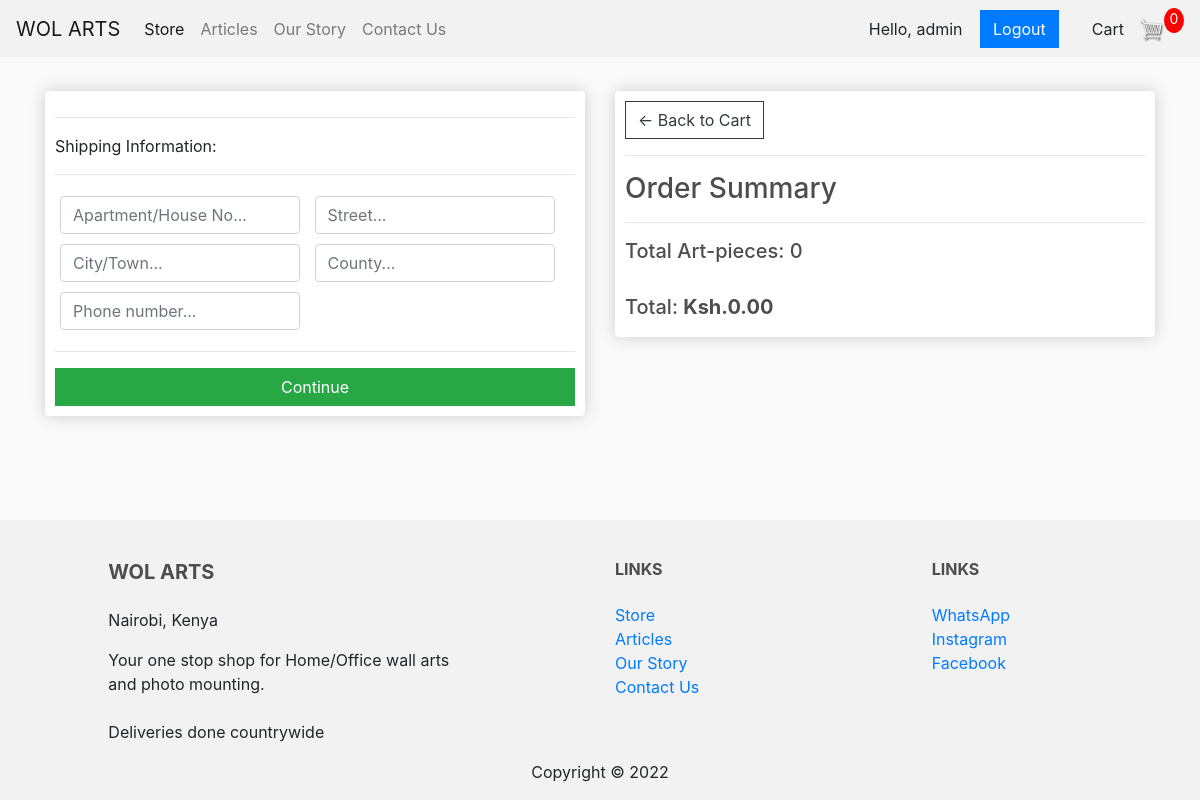
/checkout/ (signed in), run on an earlier commit of the app's database.
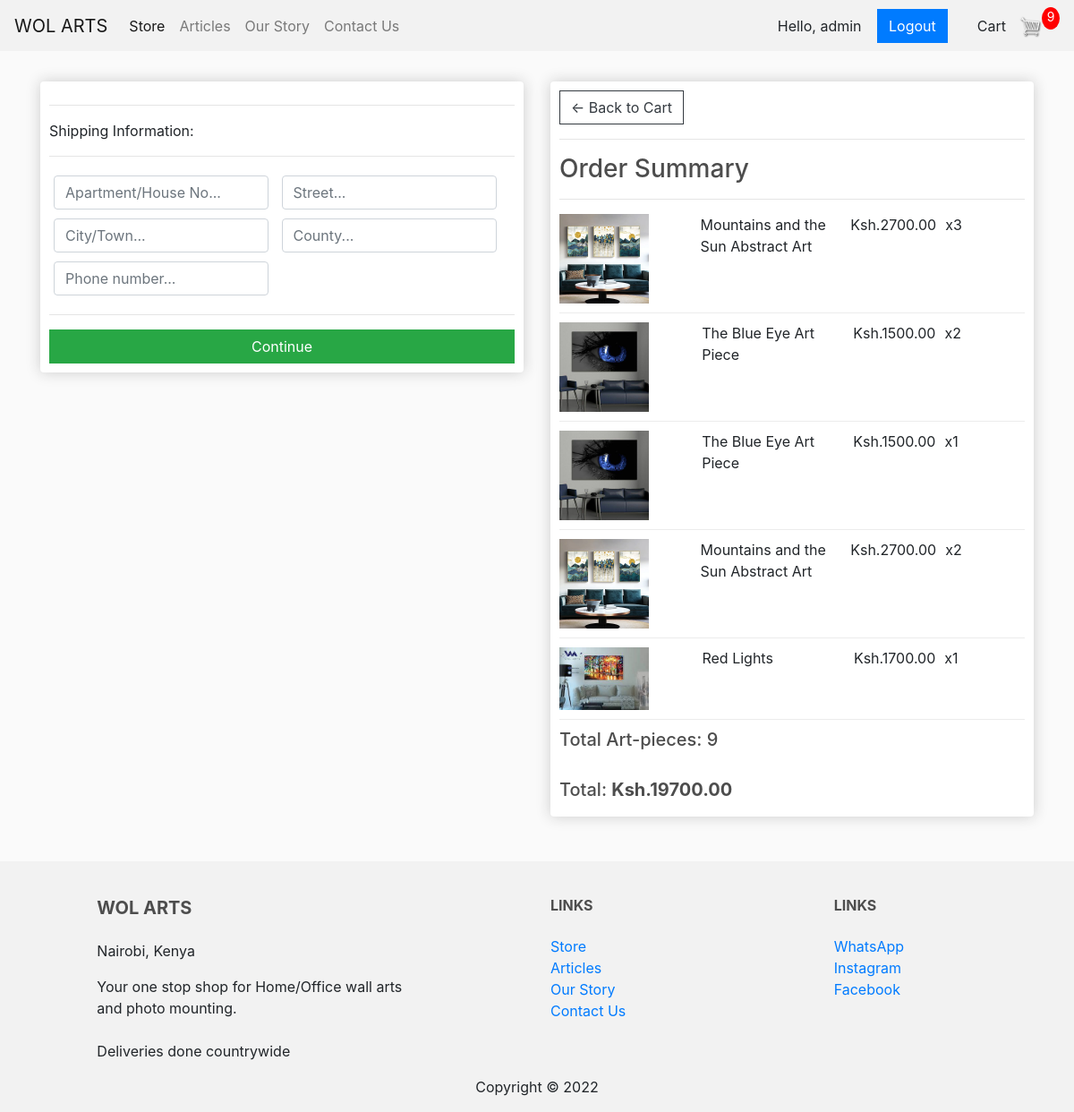
And on a later commit of the database.
### store/models.py (models this page shows, shortened)
class Order(models.Model):
    customer = models.ForeignKey(Customer, on_delete=models.SET_NULL, null=True, blank=True)
    date_ordered = models.DateTimeField(auto_now_add=True)
    complete = models.BooleanField(default=False)
    transaction_id = models.CharField(max_length=100, null=True)
    @property
    def get_cart_total(self):
        orderitems = self.orderitem_set.all()
        total = sum([item.get_total for item in orderitems])
        return total
    @property
    def get_cart_items(self):
        orderitems = self.orderitem_set.all()
        total = sum([item.quantity for item in orderitems])
        return total

class OrderItem(models.Model):
    product = models.ForeignKey(Product, on_delete=models.SET_NULL, null=True)
    order = models.ForeignKey(Order, on_delete=models.SET_NULL, null=True)
    quantity = models.IntegerField(default=0, null=True, blank=True)
    date_added = models.DateTimeField(auto_now_add=True)
    @property
    def get_total(self):
        total = self.product.price * self.quantity
        return total

class Product(models.Model):
    name = models.CharField(max_length=200)
    slug = models.SlugField (default ='-')
    description = models.TextField()
    price = models.DecimalField(max_digits=6,
                                decimal_places=2,
                                validators=[MinValueValidator(0)]
                                )
    inventory = models.IntegerField(validators=[MinValueValidator(0)])
    last_updated = models.DateTimeField(auto_now=True)
    collection = models.ForeignKey(Collection, on_delete=models.PROTECT)
    promotions = models.ForeignKey(Promotion, on_delete=models.PROTECT, null=True, blank=True)
    image = models.ImageField(null=True, blank=True)

### store/views.py (the view)
# urls.py: path('checkout/', views.checkout, name="checkout"),
def checkout(request):
    if request.user.is_authenticated:
        customer = request.user.customer
        order, created = Order.objects.get_or_create(customer=customer, complete=False)
        items = order.orderitem_set.all()
        cartItems = order.get_cart_items
    else:
        return redirect('login')
    context = {'items':items, 'order':order, 'cartItems':cartItems}
    return render(request, 'store/checkout.html', context)

### store/templates/store/checkout.html (shortened to what this page needs)
{% extends 'store/main.html' %}
{% load static %}
{% block content %}
     <div class="row">
		<div class="col-lg-6">
			<div class="box-element" id="form-wrapper">
				<form id="form">
					<div id="shipping-info">
						<hr>
						<p>Shipping Information:</p>
						<hr>
						<div class="form-field">
							<input required class="form-control" type="text" name="address" placeholder="Apartment/House No...">
						</div>
						<div class="form-field">
							<input required class="form-control" type="text" name="street" placeholder="Street...">
						</div>
						<div class="form-field">
							<input required class="form-control" type="text" name="city" placeholder="City/Town...">
						</div>
						<div class="form-field">
							<input required class="form-control" type="text" name="county" placeholder="County...">
						</div>
						<div class="form-field">
							<input required class="form-control" type="text" name="phone" placeholder="Phone number...">
						</div>
					</div>
					<hr>
					<input id="form-button" class="btn btn-success btn-block" type="submit" value="Continue">
				</form>
			</div>
			<br>
		</div>
		<div class="col-lg-6">
			<div class="box-element">
				<a  class="btn btn-outline-dark" href="{% url 'cart' %}">&#x2190; Back to Cart</a>
				<hr>
				<h3>Order Summary</h3>
				<hr>
				{% for item in items %}
				<div class="cart-row">
					<div style="flex:2"><img class="row-image" src="{{item.product.image.url}}"></div>
					<div style="flex:2; padding-right:10px"><p>{{item.product.name}}</p></div>
					<div style="flex:1; padding-right:10px"><p>Ksh.{{item.product.price|floatformat:2}}</p></div>
					<div style="flex:1; padding-right:10px"><p>x{{item.quantity}}</p></div>
				</div>
				{% endfor %}
				<h5>Total Art-pieces:   {{order.get_cart_items}}</h5>
				<br>
				<h5>Total:   <strong> Ksh.{{order.get_cart_total|floatformat:2}}</strong></h5>
			</div>
		</div>
	</div>
{% endblock content %}

### store/templates/store/main.html (shortened to what this page needs)
<!DOCTYPE html>
{% load static %}
<html>
<head>
	<link rel="stylesheet" href="https://stackpath.bootstrapcdn.com/bootstrap/4.4.1/css/bootstrap.min.css">
	<link rel="stylesheet" type="text/css" href="{% static 'css/main.css' %}">
</head>
<body>
	<nav class="navbar navbar-expand-lg navbar-light bg-light">
	  <a class="navbar-brand" href="{% url 'store' %}">WOL ARTS</a>
	  <div class="collapse navbar-collapse" id="navbarSupportedContent">
	    <ul class="navbar-nav mr-auto">
	    <li class="nav-item active">
	    	<a class="nav-link" href="{% url 'store' %}">Store <span class="sr-only">(current)</span></a>
	    </li>
		<li class="nav-item">
			<a class="nav-link" href="{% url 'articles' %}">Articles <span class="sr-only">(current)</span></a>
		</li>
		<li class="nav-item">
			<a class="nav-link" href="{% url 'our-story' %}">Our Story<span class="sr-only">(current)</span></a>
		</li>
		<li class="nav-item">
			<a class="nav-link" href="{% url 'contact-us' %}">Contact Us<span class="sr-only">(current)</span></a>
		</li>
	    </ul>
	    <div class="form-inline my-2 my-lg-0">
			<div id="logout">
				<a href= "#" class="btn">Hello, {{request.user}}</a>
				<a href={% url 'logout' %} class="btn btn-primary login" style= "margin-right: 20px;">Logout</a>
			</div>
			<a href={% url 'cart' %} class="btn" style= "margin-right: 0px;padding-right: 0px;border-right-width: 0px;">Cart</a>
	     	<a href="{% url 'cart' %}">
	    		<img  id="cart-icon" src="{% static 'images/cart.png' %}">
	    	</a>
	    	<p id="cart-total">{{cartItems}}</p>
	    </div>
	  </div>
	</nav>
     <div class="container body">
            <br>
            {% block content %}
            {% endblock content %}
         </div>
<footer class="page-footer font-small stylish-color-dark pt-4">
	<div class="container text-center text-md-left">
	  <div class="row">
		<div class="col-md-4 mx-auto">
		  <h5 class="font-weight-bold text-uppercase mt-3 mb-4">Wol Arts</h5>
		<p>
			Nairobi, Kenya
		</p>
		<p>
			Your one stop shop for Home/Office wall arts and photo mounting. <br/> <br/>
			Deliveries done countrywide
		</p>
		</div>
		<div class="col-md-2 mx-auto">
		  <h6 class="font-weight-bold text-uppercase mt-3 mb-4">Links</h6>
		  <ul class="list-unstyled">
			<li>
			  <a href="">Store</a>
			</li>
			<li>
				<a href={% url 'articles' %}>Articles</a>
			  </li>
			<li>
			  <a href={% url 'our-story' %}>Our Story</a>
			</li>
			<li>
				<a href={% url 'contact-us' %}>Contact Us</a>
			  </li>
		  </ul>
		</div>
		<div class="col-md-2 mx-auto">
		  <h6 class="font-weight-bold text-uppercase mt-3 mb-4">Links</h6>
		  <ul class="list-unstyled">
			<li>
				<a href="https://wa.me/254787255941" target="_blank">WhatsApp</a>
			</li>
			<li>
			  <a href="https://instagram.com/wol_arts/" target="_blank">Instagram</a>
			</li>
			<li>
			  <a href="https://facebook.com/WolArts/"target="_blank">Facebook</a>
			</li>
		  </ul>
		</div>
	  </div>
	</div>
	<div class="col-md-12 text-center">
		<p> Copyright ©
	</p>
	</div>
  </footer>
</body>
</html>

What changed in the data, as far as the page shows it:
added OrderItem: product.image (picture), product.name "Mountains and the Sun Abstract Art", product.price "2700.00", quantity "3"
added OrderItem: product.image (picture), product.name "The Blue Eye Art Piece", product.price "1500.00", quantity "2"
added OrderItem: product.image (picture), product.name "The Blue Eye Art Piece", product.price "1500.00", quantity "1"
added OrderItem: product.image (picture), product.name "Mountains and the Sun Abstract Art", product.price "2700.00", quantity "2"
added OrderItem: product.image (picture), product.name "Red Lights", product.price "1700.00", quantity "1"
computed for Order: get_cart_items "0" → "9"; get_cart_total "0.00" → "19700.00"
Also different on the page:
{{ cartItems }}: "0" → "9"
